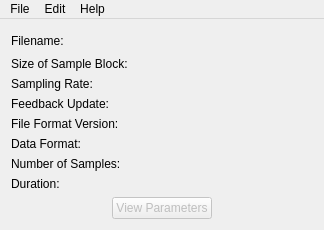
<?xml version="1.0" encoding="UTF-8"?>
<ui version="4.0">
 <class>BCI2000FileInfo</class>
 <widget class="QMainWindow" name="BCI2000FileInfo">
  <property name="geometry">
   <rect>
    <x>0</x>
    <y>0</y>
    <width>324</width>
    <height>230</height>
   </rect>
  </property>
  <property name="windowTitle">
   <string>BCI2000FileInfo</string>
  </property>
  <property name="locale">
   <locale language="English" country="UnitedStates"/>
  </property>
  <widget class="QWidget" name="centralWidget">
   <property name="sizePolicy">
    <sizepolicy hsizetype="Fixed" vsizetype="Fixed">
     <horstretch>0</horstretch>
     <verstretch>0</verstretch>
    </sizepolicy>
   </property>
   <property name="acceptDrops">
    <bool>true</bool>
   </property>
   <layout class="QVBoxLayout" name="verticalLayout" stretch="0,0,0">
    <item>
     <layout class="QHBoxLayout" name="horizontalLayout_2" stretch="0,1">
      <property name="sizeConstraint">
       <enum>QLayout::SetDefaultConstraint</enum>
      </property>
      <item>
       <widget class="QLabel" name="filenameLabel">
        <property name="text">
         <string>Filename:</string>
        </property>
        <property name="margin">
         <number>0</number>
        </property>
        <property name="indent">
         <number>-1</number>
        </property>
       </widget>
      </item>
      <item>
       <widget class="QLabel" name="filename">
        <property name="text">
         <string/>
        </property>
        <property name="wordWrap">
         <bool>true</bool>
        </property>
       </widget>
      </item>
     </layout>
    </item>
    <item>
     <layout class="QFormLayout" name="formLayout">
      <property name="fieldGrowthPolicy">
       <enum>QFormLayout::AllNonFixedFieldsGrow</enum>
      </property>
      <item row="0" column="0">
       <widget class="QLabel" name="sampleBlockLabel">
        <property name="text">
         <string>Size of Sample Block:</string>
        </property>
       </widget>
      </item>
      <item row="0" column="1">
       <widget class="QLabel" name="blockSize">
        <property name="text">
         <string/>
        </property>
       </widget>
      </item>
      <item row="1" column="0">
       <widget class="QLabel" name="samplingRateLabel">
        <property name="text">
         <string>Sampling Rate:</string>
        </property>
       </widget>
      </item>
      <item row="1" column="1">
       <widget class="QLabel" name="samplingRate">
        <property name="text">
         <string/>
        </property>
       </widget>
      </item>
      <item row="2" column="0">
       <widget class="QLabel" name="feedbackUpdateLabel">
        <property name="text">
         <string>Feedback Update:</string>
        </property>
       </widget>
      </item>
      <item row="2" column="1">
       <widget class="QLabel" name="feedback">
        <property name="text">
         <string/>
        </property>
       </widget>
      </item>
      <item row="3" column="0">
       <widget class="QLabel" name="fileFormatVersionLabel">
        <property name="text">
         <string>File Format Version:</string>
        </property>
       </widget>
      </item>
      <item row="3" column="1">
       <widget class="QLabel" name="formatVer">
        <property name="text">
         <string/>
        </property>
       </widget>
      </item>
      <item row="4" column="0">
       <widget class="QLabel" name="dataFormatLabel">
        <property name="text">
         <string>Data Format:</string>
        </property>
       </widget>
      </item>
      <item row="4" column="1">
       <widget class="QLabel" name="dataFormat">
        <property name="text">
         <string/>
        </property>
       </widget>
      </item>
      <item row="5" column="0">
       <widget class="QLabel" name="samplesLabel">
        <property name="text">
         <string>Number of Samples:</string>
        </property>
       </widget>
      </item>
      <item row="5" column="1">
       <widget class="QLabel" name="samples">
        <property name="text">
         <string/>
        </property>
       </widget>
      </item>
      <item row="6" column="0">
       <widget class="QLabel" name="durationLabel">
        <property name="text">
         <string>Duration:</string>
        </property>
       </widget>
      </item>
      <item row="6" column="1">
       <widget class="QLabel" name="duration">
        <property name="text">
         <string/>
        </property>
       </widget>
      </item>
     </layout>
    </item>
    <item>
     <layout class="QHBoxLayout" name="horizontalLayout">
      <item>
       <spacer name="horizontalSpacer">
        <property name="orientation">
         <enum>Qt::Horizontal</enum>
        </property>
        <property name="sizeHint" stdset="0">
         <size>
          <width>40</width>
          <height>20</height>
         </size>
        </property>
       </spacer>
      </item>
      <item>
       <widget class="QPushButton" name="parmButton">
        <property name="enabled">
         <bool>false</bool>
        </property>
        <property name="text">
         <string>View Parameters</string>
        </property>
        <property name="checkable">
         <bool>false</bool>
        </property>
       </widget>
      </item>
      <item>
       <spacer name="horizontalSpacer_2">
        <property name="orientation">
         <enum>Qt::Horizontal</enum>
        </property>
        <property name="sizeHint" stdset="0">
         <size>
          <width>40</width>
          <height>20</height>
         </size>
        </property>
       </spacer>
      </item>
     </layout>
    </item>
   </layout>
  </widget>
  <widget class="QMenuBar" name="menuBar">
   <property name="geometry">
    <rect>
     <x>0</x>
     <y>0</y>
     <width>324</width>
     <height>22</height>
    </rect>
   </property>
   <widget class="QMenu" name="menuFile">
    <property name="title">
     <string>File</string>
    </property>
    <addaction name="actionOpen"/>
    <addaction name="actionQuit"/>
   </widget>
   <widget class="QMenu" name="menuHelp">
    <property name="title">
     <string>Help</string>
    </property>
    <addaction name="actionBCI2000_Help"/>
    <addaction name="actionAbout"/>
   </widget>
   <widget class="QMenu" name="menuEdit">
    <property name="title">
     <string>Edit</string>
    </property>
    <addaction name="actionCut"/>
    <addaction name="actionCopy"/>
    <addaction name="actionPaste"/>
   </widget>
   <addaction name="menuFile"/>
   <addaction name="menuEdit"/>
   <addaction name="menuHelp"/>
  </widget>
  <action name="actionBCI2000_Help">
   <property name="text">
    <string>BCI2000 Help</string>
   </property>
  </action>
  <action name="actionAbout">
   <property name="text">
    <string>About...</string>
   </property>
  </action>
  <action name="actionOpen">
   <property name="text">
    <string>Open...</string>
   </property>
   <property name="shortcut">
    <string>Ctrl+O</string>
   </property>
  </action>
  <action name="actionQuit">
   <property name="text">
    <string>Quit</string>
   </property>
   <property name="shortcut">
    <string>Ctrl+Q</string>
   </property>
  </action>
  <action name="actionCut">
   <property name="enabled">
    <bool>false</bool>
   </property>
   <property name="text">
    <string>Cut</string>
   </property>
   <property name="shortcut">
    <string>Ctrl+X</string>
   </property>
  </action>
  <action name="actionCopy">
   <property name="enabled">
    <bool>false</bool>
   </property>
   <property name="text">
    <string>Copy</string>
   </property>
   <property name="shortcut">
    <string>Ctrl+C</string>
   </property>
  </action>
  <action name="actionPaste">
   <property name="enabled">
    <bool>false</bool>
   </property>
   <property name="text">
    <string>Paste</string>
   </property>
   <property name="shortcut">
    <string>Ctrl+V</string>
   </property>
  </action>
 </widget>
 <layoutdefault spacing="6" margin="11"/>
 <resources/>
 <connections>
  <connection>
   <sender>actionQuit</sender>
   <signal>triggered()</signal>
   <receiver>BCI2000FileInfo</receiver>
   <slot>close()</slot>
   <hints>
    <hint type="sourcelabel">
     <x>-1</x>
     <y>-1</y>
    </hint>
    <hint type="destinationlabel">
     <x>185</x>
     <y>104</y>
    </hint>
   </hints>
  </connection>
 </connections>
</ui>
